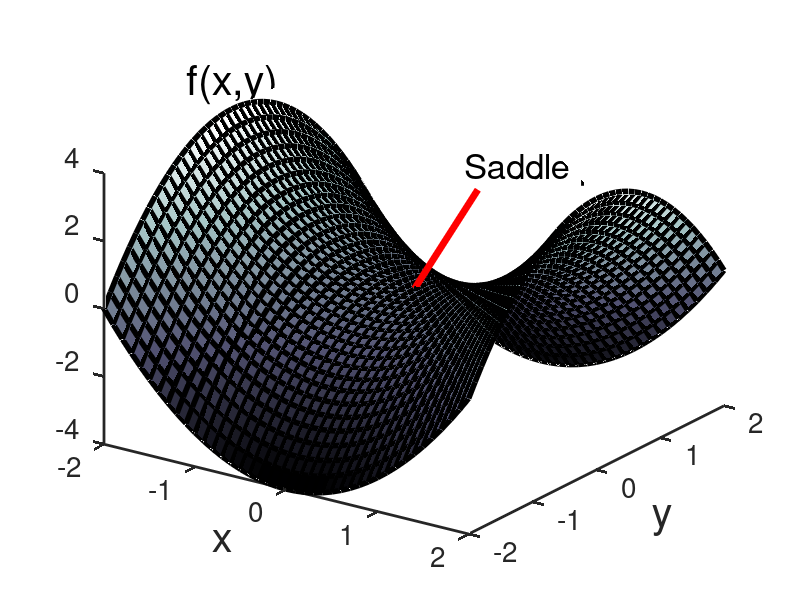

MATLAB code to generate this figure:
x = [-2:0.1:2]
y = x

[X Y] = meshgrid(x,y)

Z = X.^2 - Y.^2

surface(X, Y, Z, "linewidth", 4)

set(gca, "linewidth", 2, "fontsize", 20, "xlim", [-2 2])

set(gca, "xlabel", text("string", "x", "fontsize", 30))

set(gca, "ylabel", text("string", "y", "fontsize", 30))

text(-3.2, 1, 3, "f(x,y)", "fontsize", 30)

line([0 0], [0 1], [0 2], "linewidth", 5, "color", "red")

text(-0.5, 1.5, 1.8, "Saddle point", "fontsize", 25)

view(35,30)

colormap('bone')
